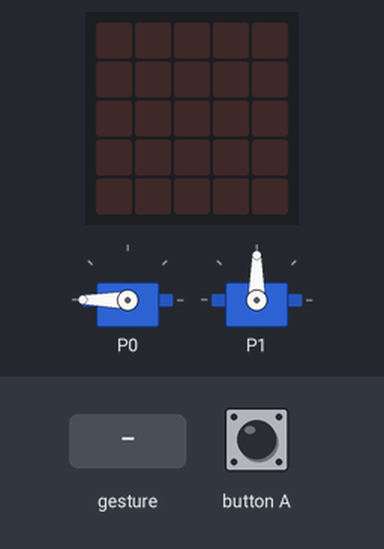
Recording of a program running on a simulated BBC micro:bit (MakeCode). On the bench: 2 × servo, the board's 5×5 LED display. The inputs (shaded band) are chosen by the test bench. A tilt is held for 1.5 s and a shake lasts 1 s, then the board lies face up again.

Above: at 1.2 s.
1.3 s: gesture '3g'
At 1.75 s:
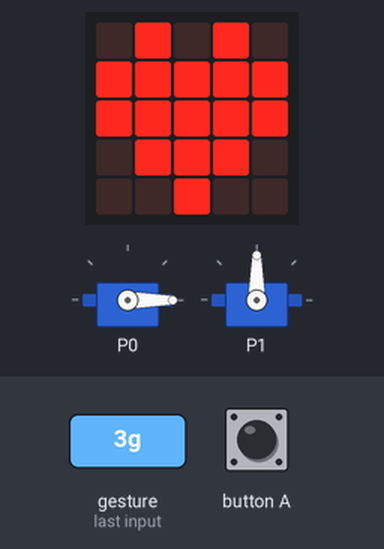
At 3.8 s:
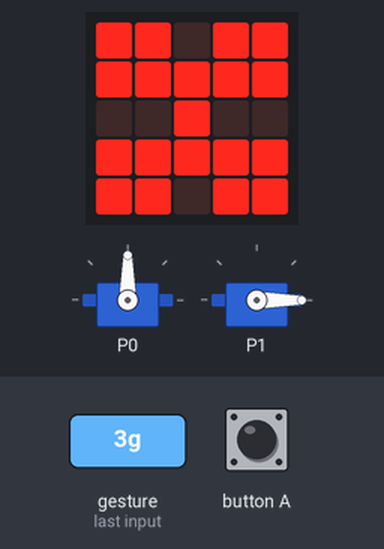
4.3 s: gesture '3g'
At 5.9 s:
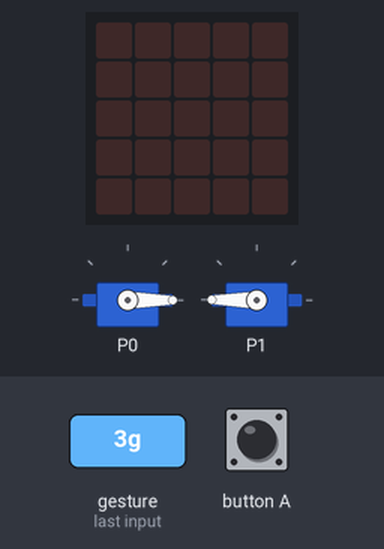
Timing chart, 0 to 13.3 s (numbered marks = the images above; inputs shaded):
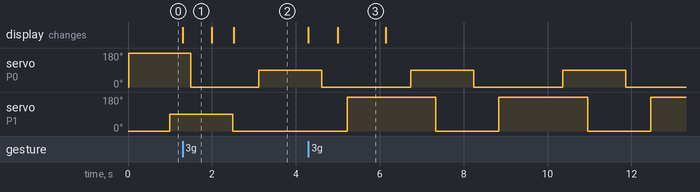

Measured:
- after the input at 1.3 s, servo on P1: goes on until 2.5 s, then stays 0°; the display: changes at once (image 1)
- after the input at 4.3 s, the display: first changes at once (image 3 shows a later state)
- by itself, servo on P0: alternates 90° for 1.5 s and 0° for 2.1 s
- what the display in image 1 shows lasts 0.7 s, from 1.3 s to 2.0 s
- what the display in image 3 shows lasts 1.1 s, from 5.0 s to 6.1 s

The program:

main.ts
```typescript
input.onGesture(Gesture.ThreeG, function () {
    basic.showIcon(IconNames.Heart)
    colpo_davanti = true
    colpo_dietro += 1
    basic.pause(100)
    basic.clearScreen()
})
let colpo_dietro = 0
let colpo_davanti = false
servos.P0.setAngle(0)
servos.P1.setAngle(0)
colpo_davanti = false
basic.forever(function () {
    if (input.buttonIsPressed(Button.A)) {
        servos.P0.stop()
        servos.P1.stop()
    }
})
basic.forever(function () {
    if (colpo_davanti == false) {
        servos.P0.setAngle(180)
        basic.pause(1500)
        servos.P0.setAngle(0)
        basic.pause(1000)
    } else if (colpo_davanti == true) {
        basic.showIcon(IconNames.Butterfly)
        servos.P0.setAngle(90)
        basic.pause(1500)
        servos.P0.setAngle(0)
        basic.pause(1500)
    }
    if (colpo_dietro == 2) {
        servos.P0.stop()
        servos.P1.stop()
    }
})
basic.forever(function () {
    if (colpo_davanti == false) {
        basic.pause(1000)
        servos.P1.setAngle(90)
        basic.pause(1500)
        servos.P1.setAngle(0)
    } else if (colpo_davanti == true) {
        basic.showIcon(IconNames.Butterfly)
        servos.P1.setAngle(0)
        basic.pause(1500)
        servos.P1.setAngle(180)
        basic.pause(1500)
    }
    if (colpo_dietro == 2) {
        servos.P0.stop()
        servos.P1.stop()
    }
})
```

test.ts
```typescript
// i test vanno qui; questi non saranno compilati quando questo pacchetto viene usato come estensione.
```
